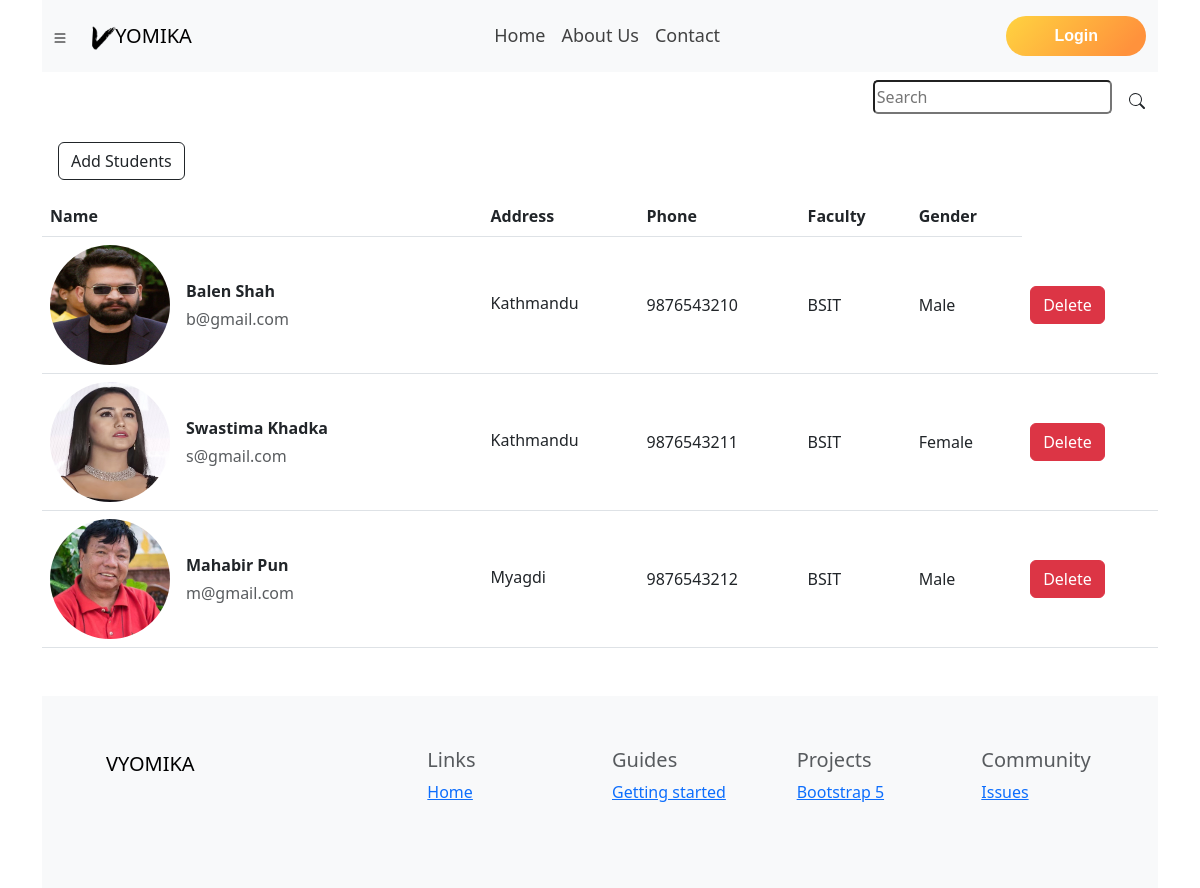
The app's page /management/faculty/bsitstudents/, older data.
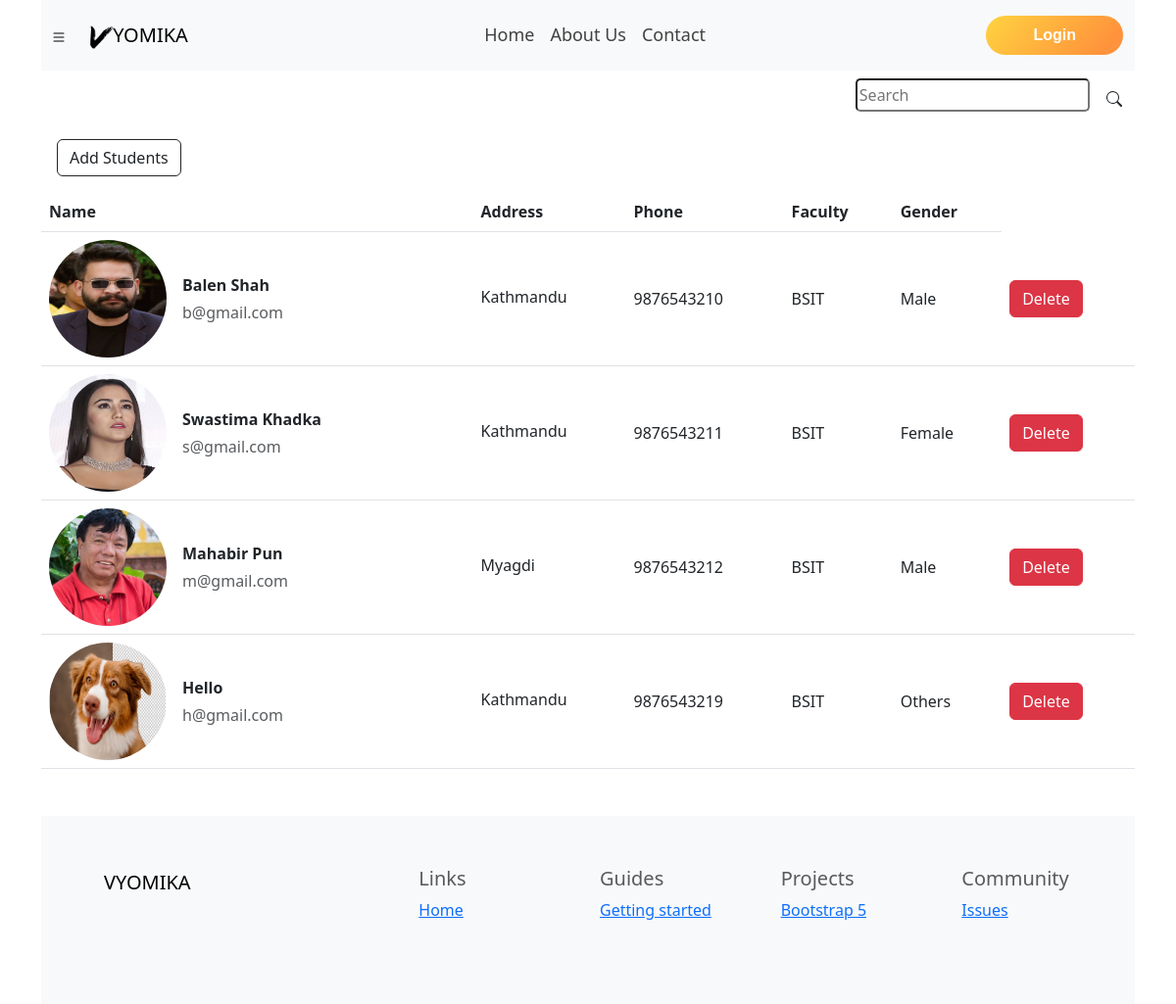
The same page, newer data.
### Student/models.py (models this page shows, shortened)
class Student(models.Model):
    std_id = models.AutoField(primary_key=True)
    stdname = models.CharField(default='', max_length=55)
    stdemail = models.CharField(default='', max_length=100)
    stdadd = models.CharField(default='', max_length=255)
    stdphone = models.CharField(default='', max_length=10)
    stdfaculty = models.CharField(default='', max_length=55)
    stdgender = models.CharField(default='', max_length=6)
    stdimage = models.ImageField(default='', upload_to='stdimg')

### Student/views.py (the view)
# urls.py: path('faculty/bsitstudents/', views.bsit, name = 'bsitstudent'),
def bsit(request):
    student = Student.objects.filter(stdfaculty='BSIT')
    return render(request, 'Student/bsitstudents.html', {'student':student})

### templates/Student/bsitstudents.html (shortened to what this page needs)
{% extends 'base.html' %}
{% block body %}
<a href="addStudent/"><button type="button" class="btn btn-outline-dark m-3">Add Students</button></a>
<table class="table align-middle mb-0 bg-white">
    <thead class="bg-light">
        <tr>
            <th>Name</th>
            <th>Address</th>
            <th>Phone</th>
            <th>Faculty</th>
            <th>Gender</th>
        </tr>
    </thead>
    <tbody>
        {% for std in student %}
        <tr>
            <td>
                <div class="d-flex align-items-center">
                    <img src="/media/{{std.stdimage}}" alt="" style="width: 120px; height: 120px"
                        class="rounded-circle" />
                    <div class="ms-3">
                        <p class="fw-bold mb-1">{{std.stdname}}</p>
                        <p class="text-muted mb-0">{{std.stdemail}}</p>
                    </div>
                </div>
            </td>
            <td>
                <p class="fw-normal mb-1">{{std.stdadd}}</p>
            </td>
            <td>{{std.stdphone}}</td>
            <td>{{std.stdfaculty}}</td>
            <td>{{std.stdgender}}</td>
            <td>
                <form action="{% url 'delete_student' std.std_id %}" method="POST">
                    <button type="submit" class="btn btn-danger">Delete</button>
                </form>
            </td>
        </tr>
        {% endfor %}
    </tbody>
</table>
{% endblock %}

Row changes from the older to the newer data that the page shows:
added Student: stdimage (picture), stdname "Hello", stdemail "h@gmail.com", stdadd "Kathmandu", stdphone "9876543219", stdfaculty "BSIT", stdgender "Others"
